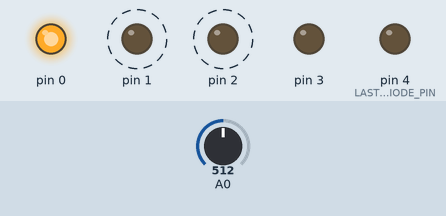
Recording of a sketch running on a simulated Arduino Uno, built with avr-gcc and run on an emulated ATmega328P. On the bench: output pins drawn as LEDs (lit = HIGH). Dashed ring = blinking. Inputs (shaded band) come from the test bench; at power-on: A0 = 512.

Above: at 1.2 s.
1.3 s: A0 set to 0
2.9 s: A0 set to 4
At 3.66 s:
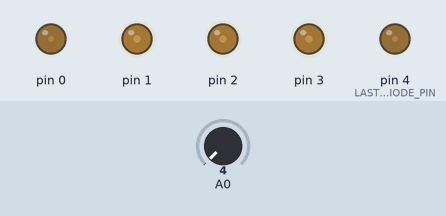
5.9 s: A0 set to 306
At 6.05 s:
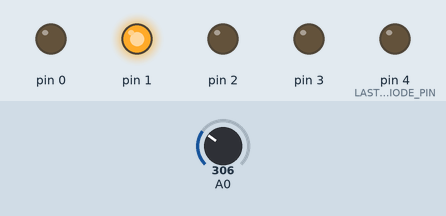
At 6.46 s:
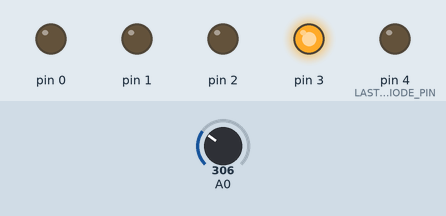
Timing chart, 0 to 14.9 s (numbered marks = the images above; inputs shaded):
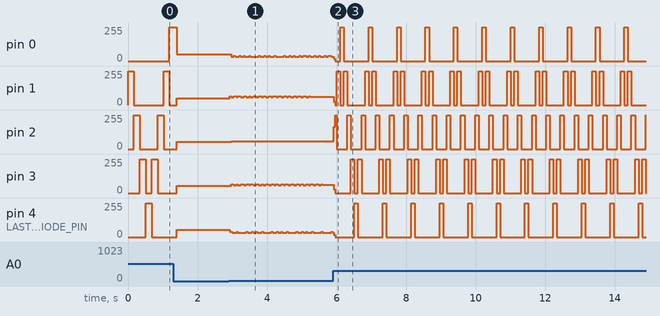

Measured:
- after the input at 2.9 s, pin 2: 53/255 → 60/255 after 0.06 s
- after the input at 5.9 s, pin 2: 60/255 → 168/255 at once, then moves between 0/255 and 255/255, repeating every 0.82 s
- by itself, pin 3: repeats every 0.75 s: 0/255 0.45 s, 255/255 0.10 s, 0/255 0.10 s, 255/255 0.10 s
- by itself, pin 4 (LAST_DIODE_PIN): moves between 0/255 and 255/255, repeating every 4.1 s

The sketch:

knight_rider_adjustable.ino
```cpp
const int LAST_DIODE_PIN = 4;
boolean forward = true;
int delayTime = 1000;
boolean debug = false;


void setup() {
  if (debug) {
    enableDebug();
  }

  for (int i = 0; i <= LAST_DIODE_PIN; i++) {
    pinMode(i, OUTPUT);
  }
  pinMode(A0, INPUT);
}


void loop() {

  if (forward) {
    for (int i = 0; i <= LAST_DIODE_PIN; i++) {
      delayTime = readAndDivide();
      if (debug) {
        sendSerialMessage(delayTime); //debug only
      }
      goForward(i);
      if (i != 0) {
        delay(delayTime);
      }
    }
    forward = false;
  } else {
    for (int i = LAST_DIODE_PIN; i >= 0; i--) {
      delayTime = readAndDivide();
      if (debug) {
        sendSerialMessage(delayTime); //debug only
      }
      goBack(i);
      if (i != LAST_DIODE_PIN) {
        delay(delayTime);
      }
    }
    forward = true;
  }
}

int readAndDivide() {
  int reading = analogRead(A0);
  return reading / 3;
}

void goForward(int i) {
  digitalWrite(i, HIGH);
  digitalWrite(i - 1, LOW);
}

void goBack(int i) {
  digitalWrite(i, HIGH);
  digitalWrite(i + 1, LOW);
}

void enableDebug() {
  Serial.begin(9600); // debug only
  while (!Serial); // debug only
}

void sendSerialMessage(int message) {

  Serial.println(message);  //debug only

}
```
